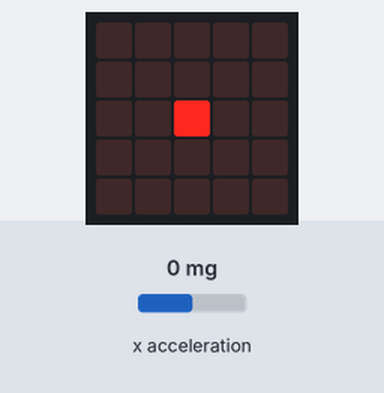
Recording of a program running on a simulated BBC micro:bit running MicroPython. Parts: the board's 5×5 LED display. The inputs (shaded band) are chosen by the test bench; at power-on: x acceleration 0 mg.

Above: at 1.2 s.
1.3 s: x acceleration set to -2 mg
At 2.2 s:
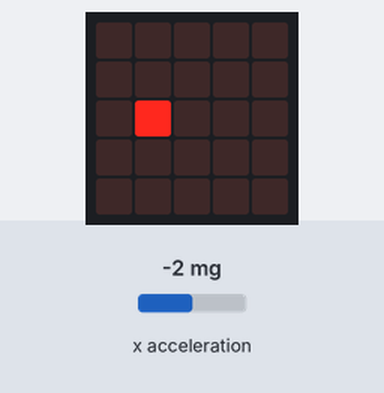
2.8 s: x acceleration set to -1440 mg
At 3.1 s:
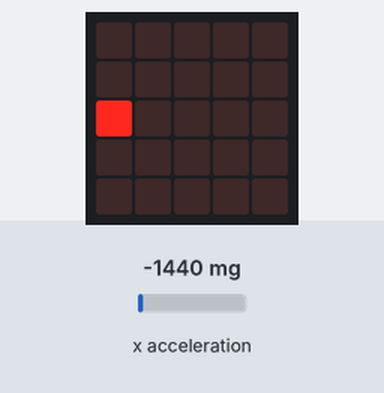
4.3 s: x acceleration set to 750 mg
At 5.3 s:
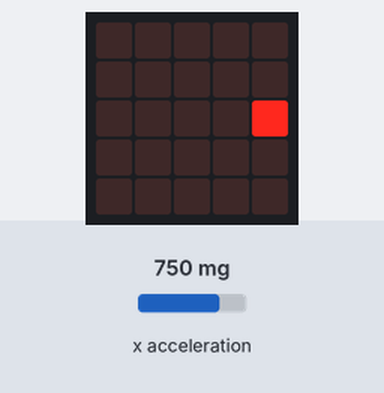
5.8 s: x acceleration set to -750 mg
At 6.1 s:
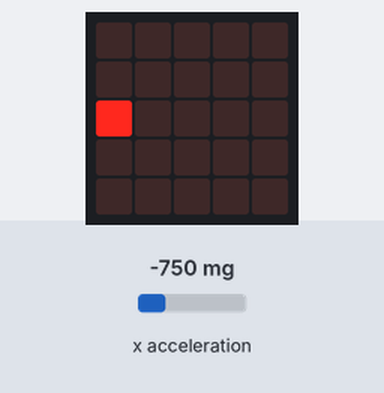
7.3 s: x acceleration set to 0 mg
At 8.3 s:
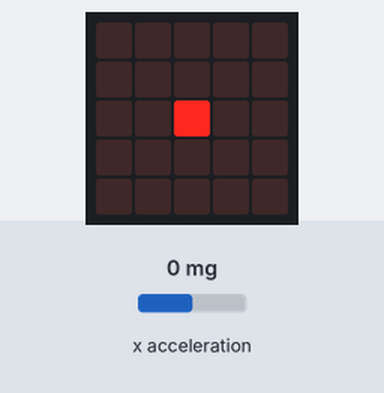
Timing chart, 0 to 9.8 s (numbered marks = the images above; inputs shaded):
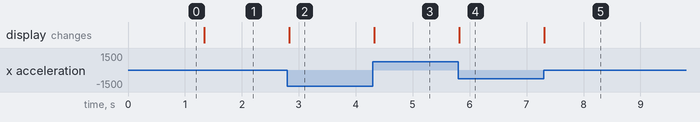

Measured:
- the behaviour switches between 0 and -1 mg on x acceleration (found by bisection; images 0 and 1)
- after the input at 1.3 s, the display: changes at once (image 1)
- after the input at 2.8 s, the display: changes at once (image 2)
- after the input at 4.3 s, the display: changes at once (image 3)
- after the input at 5.8 s, the display: changes at once (image 4)
- after the input at 7.3 s, the display: changes at once (image 5)

The program:

main.py
```python
from microbit import display, accelerometer, sleep

while True:
    tilt = accelerometer.get_x()
    x = max(0, min(4, 2 + tilt // 100))

    display.clear()
    display.set_pixel(x, 2, 9)
    sleep(50)
```
